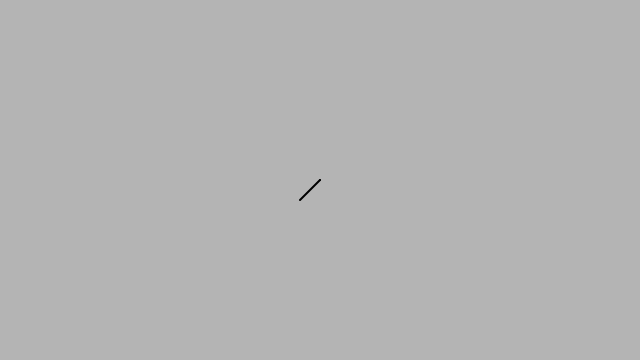
Frame 1 (no input)
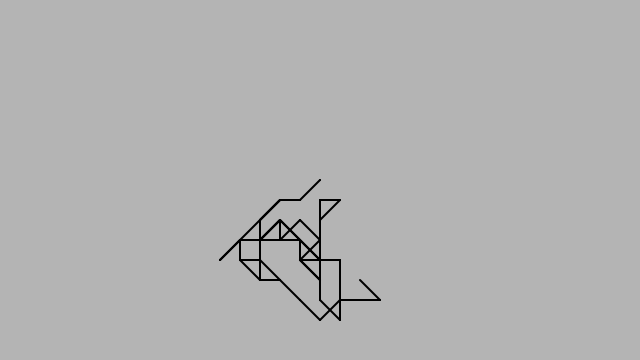
Frame 60 (no input)
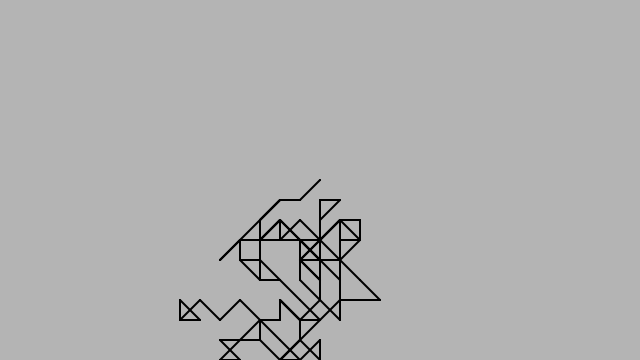
Frame 120 (the mouse pressed at the canvas centre since frame 60)

The p5.js sketch that drew these frames (run headless with seeded random() and noise() and a simulated clock; from frame 60 on, the mouse is pressed at the canvas centre):

// p5.js sketch
// ── sketch.js
let x, y
let dirs = [[1, 0], [-1, 0], [0, 1], [0, -1], [-1, -1], [-1, 1], [1, -1], [1, 1]]
let mul = 20

function setup() {
  createCanvas(640, 360)
  x = width / 2
  y = height / 2
  background(180)
}

function draw() {
  stroke(0)
  strokeWeight(2)
  point(x, y)

  let r = floor(random(dirs.length))
  let [dx, dy] = dirs[r]
  let newx = x + dx*mul
  let newy = y + dy*mul
  
  line(x, y, newx, newy)
  
  x = constrain(newx, 0, width)
  y = constrain(newy, 0, height)
}
